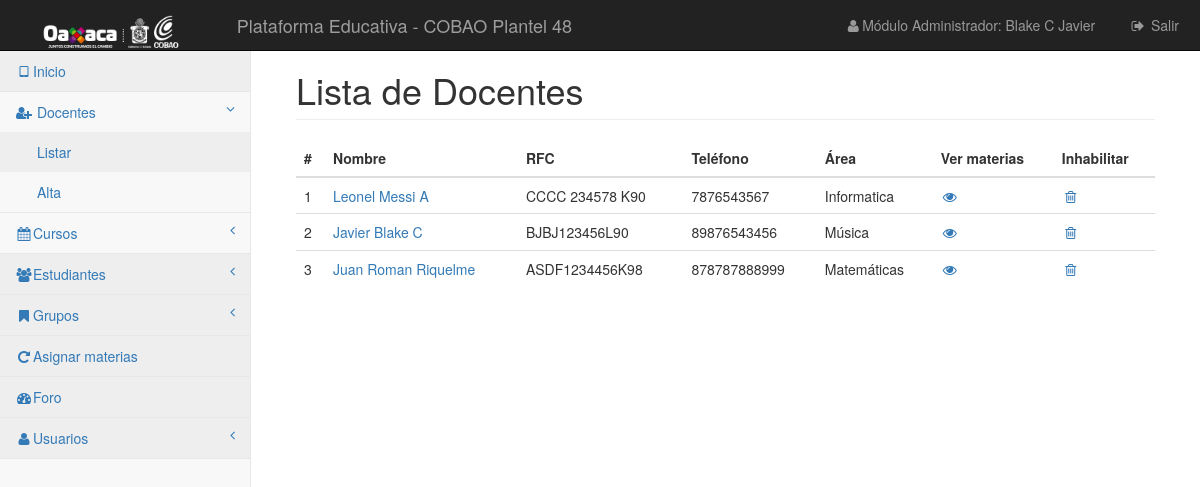
The page /vistas/docentes/listar.php (signed in) on the database as committed earlier.
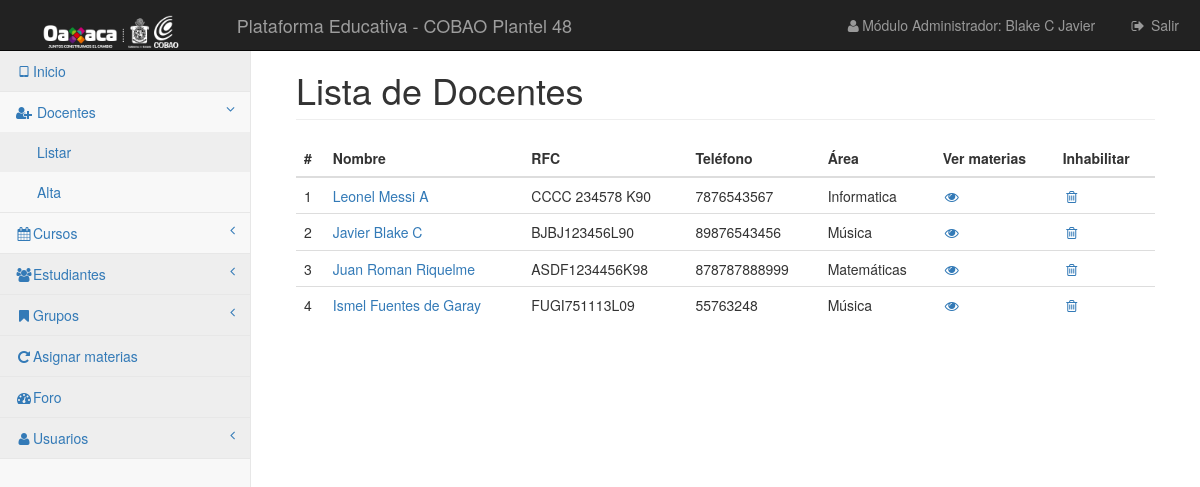
The same page on the database as committed later.
### tables this page shows
CREATE TABLE `docentes` (
  `id` int(10) UNSIGNED NOT NULL,
  `nombre` varchar(255) DEFAULT NULL,
  `apaterno` varchar(255) DEFAULT NULL,
  `amaterno` varchar(255) DEFAULT NULL,
  `direccion` text,
  `telefono` varchar(255) DEFAULT NULL,
  `rfc` varchar(255) DEFAULT NULL,
  `area` varchar(255) DEFAULT NULL,
  `curp` varchar(18) NOT NULL,
  `email` varchar(30) NOT NULL
);

### librerias/Simple_sessions.php (called while the page is built, shortened)
<?php
class Simple_sessions{
private $my_sess;
public function  __construct($sess_name = 'simple_sessions'){
$this->my_sess = &$_SESSION;
}
public function check_sess($name){
return isset($this->my_sess[$name]);
}
}
?>

### vistas/docentes/listar.php (the view, shortened to what the changed rows need)
<?php
require_once '../../librerias/Simple_sessions.php';
$obj_ses = new Simple_sessions();
if ($obj_ses->check_sess('userid')) {
    include '../../control/conexion.php';
    $selec = "SELECT * FROM `docentes`";
    $ejecutar = $conexion->query($selec);
?>
<!DOCTYPE html>
<html lang="es">
<head>
    <link href="../../css/bootstrap.min.css" rel="stylesheet">
    <link href="../../css/metisMenu.min.css" rel="stylesheet">
    <link href="../../css/timeline.css" rel="stylesheet">
    <link href="../../css/startmin.css" rel="stylesheet">
    <link href="../../css/morris.css" rel="stylesheet">
    <link href="../../css/font-awesome.min.css" rel="stylesheet" type="text/css">
</head>
<body>
<div id="wrapper">
    <div id="page-wrapper">
        <div class="container-fluid">
            <div class="row">
                <div class="col-lg-12">
                    <h1 class="page-header">Lista de Docentes</h1>
                </div>
            </div>
            <div class="row">
                <div class="col-lg-12">
                    <div class="table-responsive">
                        <table class="table">
                            <thead>
                            <tr>
                                <th>#</th>
                                <th>Nombre</th>
                                <th>RFC</th>
                                <th>Teléfono</th>
                                <th>Área</th>
                                <th>Ver materias</th>
                                <th>Inhabilitar</th>
                            </tr>
                            </thead>
                            <tbody>
                            <?php $i = 0;
                            while ($datos = $ejecutar->fetch_assoc()) {
                                $id = $datos['id'];
                                echo "<tr>";
                                echo "<td>". $i += 1 ."</td>";
                                echo "<td> <a href='editar-d.php?id=$id'>". $datos['nombre'] ." ". $datos['apaterno']." ".$datos['amaterno'] ."</a></td>";
                                echo "<td>". $datos['rfc']."</td>";
                                echo "<td>". $datos['telefono'] ."</td>";
                                echo "<td>". $datos['area'] ."</td>";
                                echo "<td> <a href='mismaterias.php?id=$id'><i class='fa fa-eye fa-fw' aria-hidden='true'></i></a></td>";
                                echo "<td><a href='../../control/docentes/eliminar-d.php?id=$id' onclick='return confirm(\"¿Eliminar?\");' <i class='fa fa-trash-o fa-fw' aria-hidden='true'></i></a></td>";
                                echo "<tr>";
                            }
                            ?>
                            </tbody>
                        </table>
                    </div>
                </div>
            </div>
        </div>
    </div>
</div>
</body>
</html>
<?php
}else{
    header("Location: ../../index.php");
}
?>

Rows that differ between the two databases and show on the page:
added docentes: i "4", nombre "Ismel", apaterno "Fuentes", amaterno "de Garay", rfc "FUGI751113L09", telefono "55763248", area "Música"
